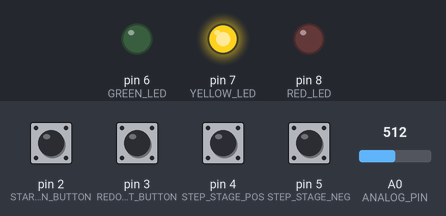
A sketch run on a simulated Arduino Uno, built with avr-gcc and run on an emulated ATmega328P. Shown: output pins drawn as LEDs (lit = HIGH). Inputs (shaded band) come from the test bench; at power-on: pin 2 (START_STABILIZATION_BUTTON), pin 3 (REDO_STAGE_INIT_BUTTON), pin 4 (STEP_STAGE_POS), pin 5 (STEP_STAGE_NEG) HIGH, A0 (ANALOG_PIN) = 512.

Above: at 1.7 s.
1.8 s: pin 2 (START_STABILIZATION_BUTTON) pulled LOW for 0.25 s
At 2.9 s:
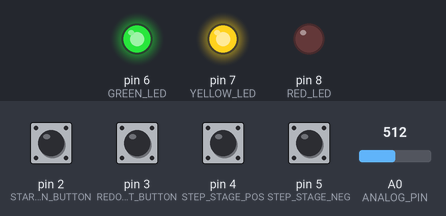
At 39.2 s:
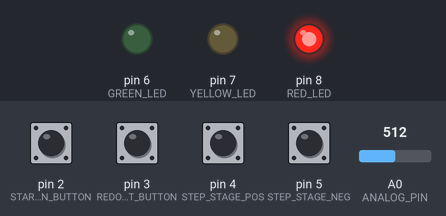
Timing chart, 0 to 40.2 s (numbered marks = the images above; inputs shaded):
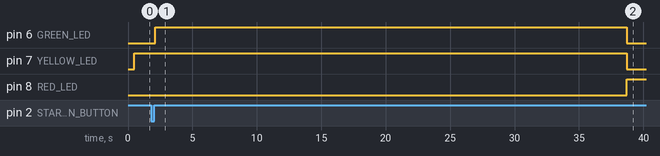

Measured:
- after the input at 1.8 s, pin 6 (GREEN_LED): LOW → HIGH after 0.30 s, → LOW 36.6 s later; pin 7 (YELLOW_LED): HIGH → LOW after 36.9 s; pin 8 (RED_LED): LOW → HIGH after 36.9 s

The sketch:

stabilization_thermal_v1_uno.ino
```cpp
#include <SoftwareSerial.h>

// Create a software serial port on pins 10 (RX) and 11 (TX)
SoftwareSerial controllerSerial(10, 11);  // RX, TX

// Init buttons:
#define START_STABILIZATION_BUTTON 2
#define REDO_STAGE_INIT_BUTTON     3
#define STEP_STAGE_POS             4
#define STEP_STAGE_NEG             5
#define GREEN_LED                  6
#define YELLOW_LED                 7
#define RED_LED                    8

// ADC port:
#define ANALOG_PIN A0

// global variables
uint16_t target_adc_value = 0;
uint16_t current_adc_value = 0;
float slope = 0.0f;
float adjustment_angle = 0.0f;
float Ki = 0.0f;   // Integral gain
float integral_error = 0.0f;

// global bools
bool stabilization_on = false;
bool stabilization_start = false;
bool program_failed = false;

// CONSTANTS:
#define AVERAGING_TIME_BEGINING_MS     20000
#define WAIT_TIME_CONTROL_LOOP_MS      800
#define AVERAGING_TIME_ACQUISITION_MS  500
#define SLOPE_CALC_ANGLE               1.5f
#define MANUAL_ADJ_ANGLE               1.0f
#define FAIL_LOWER_THRES               30
#define FAIL_HIGHER_THRES              900
const float MIN_SLOPE = 0.01f;
const float MAX_ANGLE_STEP = 0.4f;  // max allowed angle adjustment per step
const float MIN_ANGLE_STEP = 0.005f;
// PI CONTROLLER CONSTANTS:
#define MAX_INTEGRAL                   400.0f // in ADC steps!!
#define KI_FACTOR                      10.0f
#define EPSILON                        0.00001f  // for safe float comparison

#define MOVE_TO_ANGLE_AT_BEGINNING     54
#define ABS_MOVE_DELAY_MS              16000

/*
  =============
      SETUP
  =============
*/
void setup() {
  analogReference(INTERNAL);  // Use 1.1V internal reference
  delay(500);                 // Allow time for reference to stabilize

  controllerSerial.begin(57600);   // Controller communication

  // Initialize button pins
  pinMode(START_STABILIZATION_BUTTON, INPUT_PULLUP);
  pinMode(REDO_STAGE_INIT_BUTTON, INPUT_PULLUP);
  pinMode(STEP_STAGE_POS, INPUT_PULLUP);
  pinMode(STEP_STAGE_NEG, INPUT_PULLUP);

  // Init the LEDs
  pinMode(GREEN_LED, OUTPUT);
  pinMode(YELLOW_LED, OUTPUT);
  pinMode(RED_LED, OUTPUT);

  //initialize_controller();
  // move to angle
  //move_to_angle(MOVE_TO_ANGLE_AT_BEGINNING);
  //delay(2000);

  // Set the deadband to a high value to avoid dithering
  //set_controller_deadband();
}


/*
  =================
      MAIN LOOP
  =================
*/
void loop() {
  if (!program_failed) {
    if (!stabilization_on) {
      if (!stabilization_start) {
        /*
        ======================
            SETTINGS PART
        ======================
        */

        // Yellow
        digitalWrite(GREEN_LED, LOW);
        digitalWrite(YELLOW_LED, HIGH);
        digitalWrite(RED_LED, LOW);

        // Button press to redo the stage init:
        if (digitalRead(REDO_STAGE_INIT_BUTTON) == LOW) {
          initialize_controller();
          // wait for some time while the controller moves
          blinkLed(ABS_MOVE_DELAY_MS, YELLOW_LED);

          move_to_angle(MOVE_TO_ANGLE_AT_BEGINNING);
          // wait for some time while the controller moves
          blinkLed(ABS_MOVE_DELAY_MS, YELLOW_LED);

          set_controller_deadband();
        }

        // Button press to start the stabilization init
        if (digitalRead(START_STABILIZATION_BUTTON) == LOW) {
          // Leave the settings part
          stabilization_start = true;
        }

        // Buttons for manual adjustment:
        if (digitalRead(STEP_STAGE_POS) == LOW) {
          // Move in positive direction:
          move_relative_angle(MANUAL_ADJ_ANGLE);
          delay(1000);
        }
        if (digitalRead(STEP_STAGE_NEG) == LOW) {
          // Move in negative direction:
          move_relative_angle(-MANUAL_ADJ_ANGLE);
          delay(1000);
        }

        delay(200);

      } else {
        /*
        ================================
            STABILIZATION INIT PART
        ================================
        */
        // Yellow & Green
        digitalWrite(GREEN_LED, HIGH);
        digitalWrite(YELLOW_LED, HIGH);
        digitalWrite(RED_LED, LOW);

        // Get the average ADC value over 20 seconds:
        target_adc_value = readAveragedADC(AVERAGING_TIME_BEGINING_MS);

        // Find the slope at the current point:
        calculate_slope();

        // Set Ki as a fraction of the slope
        Ki =  (1 / slope) / KI_FACTOR;

        // Now move on to the actual program part:
        stabilization_on = true;

        // Set up for program part:
        // Green
        digitalWrite(GREEN_LED, HIGH);
        digitalWrite(YELLOW_LED, LOW);
        digitalWrite(RED_LED, LOW);
      }

    } else {
      /*
      =====================
          PROGRAM PART
      =====================
      */

      // Get the current ADC value:
      current_adc_value = readAveragedADC(AVERAGING_TIME_ACQUISITION_MS);

      // Calculate the adjustment angle
      adjustment_angle = calc_adjustment_angle_PI(current_adc_value, target_adc_value);

      // Move the HWP accordingly
      if (fabs(adjustment_angle) > MIN_ANGLE_STEP) {
        move_relative_angle(adjustment_angle);
      }

      // Wait to overcome the Melles Griot response time and to be easy on the stage:
      delay(WAIT_TIME_CONTROL_LOOP_MS);
    }
  } else {
    /*
      =======================
          PROGRAM FAILED
      =======================
    */
    // Red
    // TODO: Different error states
    digitalWrite(GREEN_LED, LOW);
    digitalWrite(YELLOW_LED, LOW);
    digitalWrite(RED_LED, HIGH);
    delay(1000);
  }
}

/**
 * Blink a LED every 300ms for a specified total duration.
 *
 * :param duration_ms: The total duration in milliseconds to blink the LED.
 * :param led_pin: The pin number connected to the yellow LED.
 */
void blinkLed(unsigned long duration_ms, int led_pin) {
  unsigned long start_time = millis();
  bool led_state = false;
  unsigned long previous_blink_time = 0;

  while (millis() - start_time < duration_ms) {
    if (millis() - previous_blink_time >= 300) {
      led_state = !led_state;
      digitalWrite(led_pin, led_state ? HIGH : LOW);
      previous_blink_time = millis();
    }
  }

  digitalWrite(led_pin, LOW);  // Ensure LED is off after blinking
}

// Function with a linear controller to calculate the required adjustment angle:
float calc_adjustment_angle_P(int16_t current_adc_value, uint16_t target_adc_value) {
  static float prev_error = 0;
  static float last_adjustment = 0;

  // Calculate the current error
  float error = (float)target_adc_value - (float)current_adc_value;

  // Proportional control
  float adjustment = error / slope;

  // Limit the adjustment step
  if (adjustment > MAX_ANGLE_STEP) adjustment = MAX_ANGLE_STEP;
  if (adjustment < -MAX_ANGLE_STEP) adjustment = -MAX_ANGLE_STEP;

  prev_error = error;
  last_adjustment = adjustment;
  return adjustment;
}

// Function with a PI controller to calculate the required adjustment angle:
float calc_adjustment_angle_PI(int16_t current_adc_value, uint16_t target_adc_value) {
  // Calculate current error
  float error = (float)target_adc_value - (float)current_adc_value;

  // Update integral term
  integral_error += error;

  // Anti-windup clamp
  if (integral_error > MAX_INTEGRAL) integral_error = MAX_INTEGRAL;
  if (integral_error < -MAX_INTEGRAL) integral_error = -MAX_INTEGRAL;

  // PI control: Kp = 1 / slope
  float adjustment = (error / slope) + Ki * integral_error;

  // Clamp adjustment
  if (adjustment > MAX_ANGLE_STEP) adjustment = MAX_ANGLE_STEP;
  if (adjustment < -MAX_ANGLE_STEP) adjustment = -MAX_ANGLE_STEP;

  return adjustment;
}

// Function for value over time averaging
uint16_t readAveragedADC(unsigned long duration_ms) {
  unsigned long start = millis();
  uint32_t sum = 0;
  uint16_t count = 0;

  while (millis() - start < duration_ms) {
    sum += analogRead(ANALOG_PIN);
    ++count;
    delay(1);  // Prevent too frequent reads, adjust as needed
  }

  // Use averaged value instead of count for failsafe check
  uint16_t average = sum / count;
  if (average < FAIL_LOWER_THRES || average > FAIL_HIGHER_THRES) {
    program_failed = true;
    return 1;
  }

  return average;
}

void set_controller_deadband() {
  // Go to disabled state
  controllerSerial.print("1MM0\r\n");
  delay(2000);

  controllerSerial.print("1DB");
  controllerSerial.print(0.05f);
  controllerSerial.print("\r\n");
  delay(1000);

  // Go back to ready state
  controllerSerial.print("1MM1\r\n");
  delay(1000);
}

void calculate_slope() {
  float slope_sum = 0.0f;

  for (int i = 0; i < 3; ++i) {
    uint16_t counts_pos_direction = 0;
    uint16_t counts_neg_direction = 0;

    // Go 1.5 degrees in one direction
    move_relative_angle(SLOPE_CALC_ANGLE);
    delay(1500);
    counts_pos_direction = readAveragedADC(AVERAGING_TIME_ACQUISITION_MS);

    // Go 3 degrees in the other direction
    move_relative_angle(-2.0f * SLOPE_CALC_ANGLE);
    delay(1500);
    counts_neg_direction = readAveragedADC(AVERAGING_TIME_ACQUISITION_MS);

    // Go back to starting position
    move_relative_angle(SLOPE_CALC_ANGLE);
    delay(1500);

    float current_slope = ((float)counts_pos_direction - (float)counts_neg_direction) / (2.0f * SLOPE_CALC_ANGLE);
    slope_sum += current_slope;
  }

  slope = slope_sum / 3.0f;

  if (fabs(slope) < EPSILON) {
    // Set to failed program status
    program_failed = true;
  }
}

// Move the HWP by a relative angle (deg)
void move_relative_angle(float angle_adjustment) {
  controllerSerial.print("1PR");
  controllerSerial.print(angle_adjustment);
  controllerSerial.print("\r\n");
  delay(10);
}

// Move to an absolute angle
void move_to_angle(float angle) {
  controllerSerial.print("1PA");
  controllerSerial.print(angle);
  controllerSerial.print("\r\n");
}

void initialize_controller() {
  controllerSerial.print("1OR\r\n");
}
```
